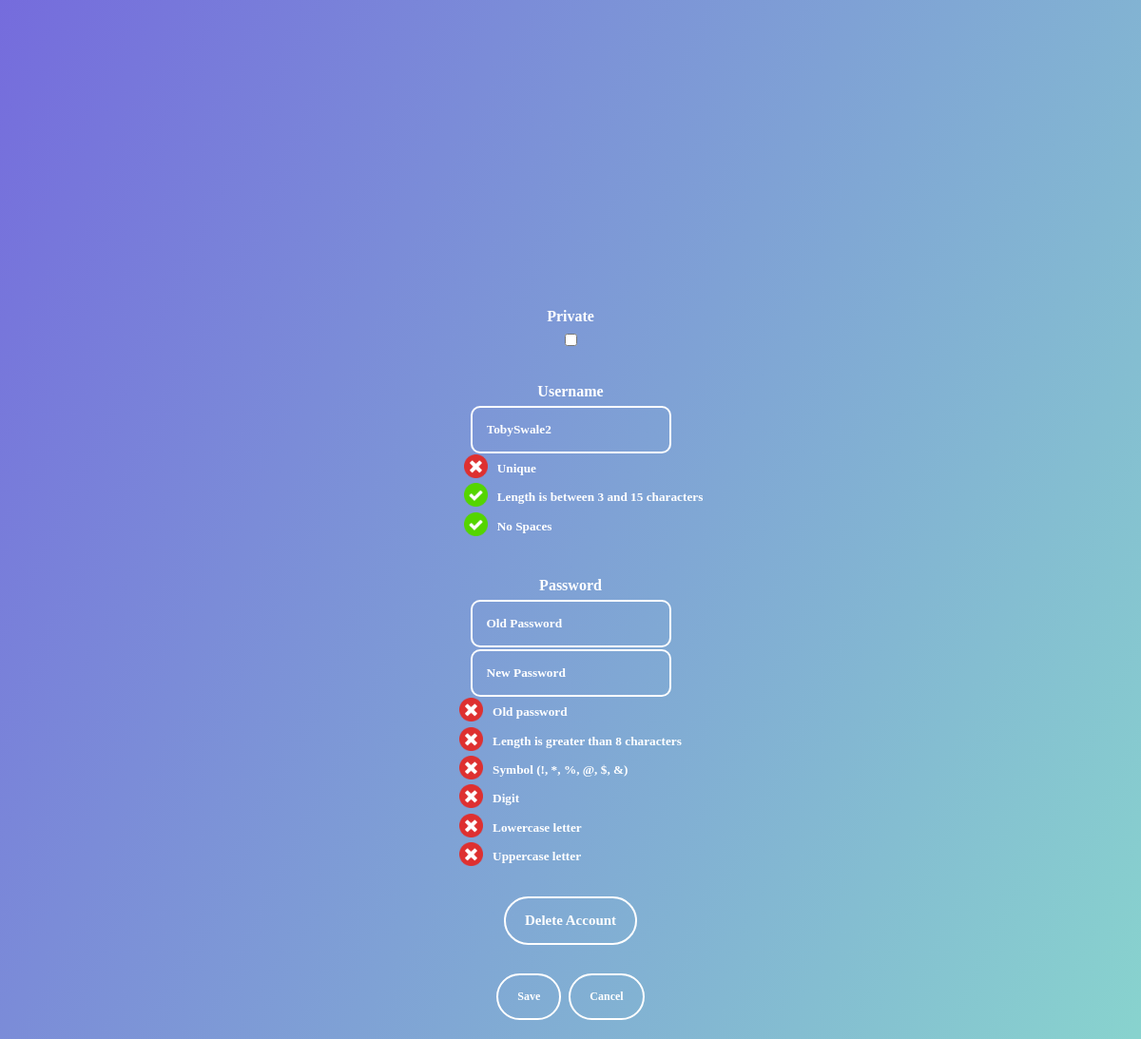
The app's page /account_settings (signed in, lower part), older data.
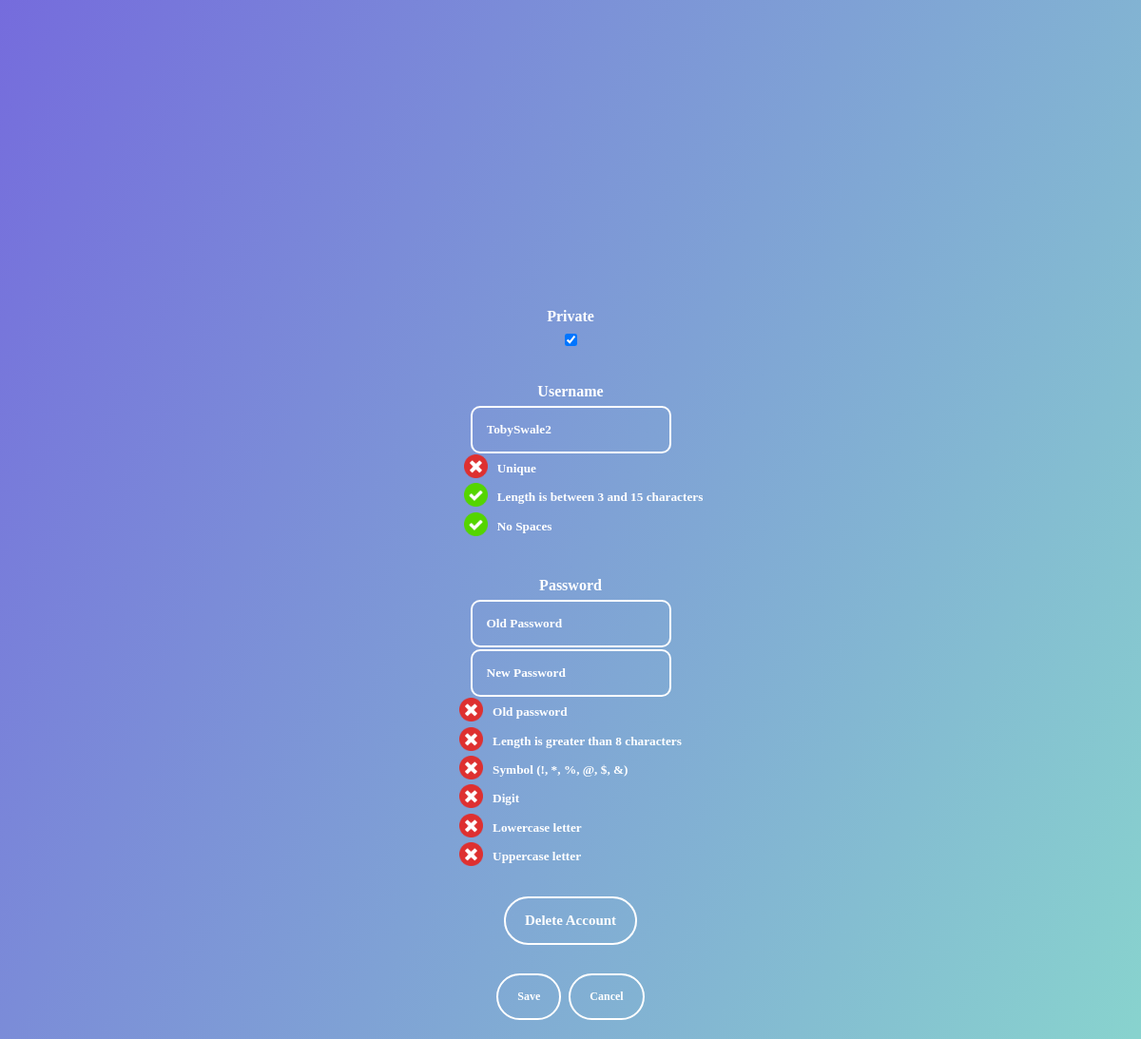
The same page, newer data.
### tables this page shows
CREATE TABLE "Accounts" (
	"username"	TEXT,
	"password"	TEXT,
	"ID"	INTEGER NOT NULL UNIQUE,
	"description"	TEXT,
	"dob"	TEXT,
	"privacy"	TEXT DEFAULT 'public',
	"lng"	TEXT,
	"lat"	TEXT,
	"gender"	TEXT,
	"pfp"	TEXT DEFAULT 'blank-profile-picture-973460_960_720.jpg',
	PRIMARY KEY("ID" AUTOINCREMENT)
);

### main.py (the view, shortened to what this page needs)
@web_site.route('/account_settings', methods=['GET', 'POST'])
def account_settings():
    if "username" not in session:
        return redirect("/login")
    filename = "1024px-Cross_red_circle.svg.png"
    username = session["username"]
    con = sqlite3.connect('database.db')
    con.row_factory = sqlite3.Row
    sql = "SELECT * FROM Accounts WHERE username = ?"
    cursor = con.cursor()
    cursor.execute(sql, (username,))
    con.commit()
    rows = cursor.fetchall()
    sql = "SELECT privacy FROM Accounts WHERE username = ?"
    cursor = con.cursor()
    cursor.execute(sql, (username,))
    getprivacy = cursor.fetchone()
    getprivacy = getprivacy[0]
    genders = ["None","Male", "Female", "Other"]
    return render_template("account_settings.html", rows=rows, getprivacy=getprivacy,filename = filename, genders=genders)

### templates/account_settings.html (shortened to what this page needs)
{% extends 'base.html' %}
{% block content %}
{% for row in rows %}
<form method="POST" enctype="multipart/form-data">
    <br><input class="linkbutton" type="file" name="photo" accept="image/*"><br><br>
    <br><br><h4>Reset Profile Picture to Default</h4><br><input type="checkbox" id="resetpfp" name="resetpfp"><br><br>
  <br><h4>Description (Max 150 chars)</h4>
  <br><h4>DOB</h4>
    <p><input type="date" name="dob" value='{{row["dob"]}}'></p><br>
  <br><h4>Gender</h4>
    <br>
    <br><br>
        {% if row['lat'] == None and row['lng'] == None %}
            <div id="map1" style="height: 300; width: 400;" class="map-container"></div>
        {% endif %}
    <br>
  <h4>Private</h4>
  {% if getprivacy == "public" %}
    <p><input type="checkbox" id="privacy" name="privacy"></p>
  {% elif getprivacy == "private" %}
    <p><input type="checkbox" id="privacy2" name="privacy" value="1" checked></p>
  {% endif %}
        <br>
      <h4>Username</h4>
    <div id="div1">
          <div class = "input-group">
              <p><input type="text" name="Username" id="username" value='{{row["username"]}}' placeholder="Username" onkeyup="searchusernames()">
              <div class="criteria-group" style="padding-left: 27px;">
                <img id="unique" src="{{ url_for('static', filename='ticks_crosses/1024px-Cross_red_circle.svg.png') }}" alt="Image" class="criteria-image">
                <h5>Unique</h5>
              </div>
              <div class="criteria-group" style="padding-left: 27px;">
                <img id="length" src="{{ url_for('static', filename='ticks_crosses/Check_green_circle.svg.png') }}" alt="Image" class="criteria-image">
                <h5>Length is between 3 and 15 characters</h5>
              </div>
              <div class="criteria-group" style="padding-left: 27px;">
                <img id="space" src="{{ url_for('static', filename='ticks_crosses/Check_green_circle.svg.png') }}" alt="Image" class="criteria-image">
                <h5>No Spaces</h5>
              </div>
          </div>
      </p></div>
        <h4>Password</h4>
        <p><input name="oldpassword" id="oldpassword" type="password" placeholder="Old Password" onkeyup="matcholdpassword()"></p>
      <div id="div2">
        <div class = "input-group">
            <p><input name="newpassword" id="password" type="password" value="{{password}}" placeholder="New Password" onkeyup="searchpasswords()">
            <div class="criteria-group">
                <img id="matching" src="{{ url_for('static', filename='ticks_crosses/1024px-Cross_red_circle.svg.png') }}" alt="Image" class="criteria-image">
                <h5>Old password</h5>
            </div>
            <div class="criteria-group">
                <img id="plength" src="{{ url_for('static', filename='ticks_crosses/1024px-Cross_red_circle.svg.png') }}" alt="Image" class="criteria-image">
                <h5>Length is greater than 8 characters</h5>
            </div>
             <div class="criteria-group">
                 <img id="symb" src="{{ url_for('static', filename='ticks_crosses/1024px-Cross_red_circle.svg.png') }}" alt="Image" class="criteria-image">
                 <h5>Symbol (!, *, %, @, $, &)</h5>
             </div>
             <div class="criteria-group">
                <img id="digit" src="{{ url_for('static', filename='ticks_crosses/1024px-Cross_red_circle.svg.png') }}" alt="Image" class="criteria-image">
                <h5>Digit</h5>
             </div>
            <div class="criteria-group">
                <img id="lower" src="{{ url_for('static', filename='ticks_crosses/1024px-Cross_red_circle.svg.png') }}" alt="Image" class="criteria-image">
                <h5>Lowercase letter</h5>
            </div>
            <div class="criteria-group">
                <img id="upper" src="{{ url_for('static', filename='ticks_crosses/1024px-Cross_red_circle.svg.png') }}" alt="Image" class="criteria-image">
                <h5>Uppercase letter</h5>
            </div>
        </div>
     </p></div>
    <a href ='/deleteaccount' class="linkbutton">Delete Account</a>
    <p><input type="submit" value="Save"> <input type="submit" name="cancel" value="Cancel"></p>
    </form>
    {% endfor %}
{% endblock %}

### templates/base.html (shortened to what this page needs)
<html>
<head>
<link href="/static/style.css" rel="stylesheet">
</head>
<body>
  {% block content %}{% endblock %}
</body>
</html>

### static/style.css (style rules this page uses)
body { background: linear-gradient(to bottom right, #6e45e2, #88d3ce); text-align: center; }
h4 { color:white; font-family:Verdana; margin-bottom: -10; }
h5 { color:white; font-family:Verdana; }
a { font-weight:bold; text-decoration:none; margin:10px; }
input[type=button], input[type=submit] { background-color: transparent; border: 2px solid white; font-family: "Verdana"; font-weight: 700; font-size: 12px; border-radius: 30px; color: white; padding: 15px 20px; text-decoration: none; margin: 4px 2px; cursor: pointer; align-items: center; justify-content: center; }
.linkbutton { display: inline-flex; align-items: center; justify-content: center; padding: 15px 20px; font-family: "Verdana"; font-weight: 700; font-size: 15px; text-decoration: none; color: #FFFFFF; border: 2px solid #FFFFFF; border-radius: 30px; }
.map-container { width: 300px; height: 200px; margin-top: 20px; border-radius: 10px; overflow: hidden; margin-left: auto; margin-right: auto; }
#div1 { font-weight:bold; }
input[type=text], input[type=number], input[type=date], input[type=time], input[type=password] { background-color: transparent; color: white; padding: 15px 15px; border-radius: 10px; border: 2px solid white; font-family:Verdana; font-weight:bold; }
input[type=text]::placeholder, input[type=number]::placeholder, input[type=date]::placeholder, input[type=time]::placeholder, input[type=password]::placeholder { color: #FFFFFF; }

### templates/account_settings.html (style rules this page uses)
#div1, #div2 { display: flex; flex-direction: column; align-items: center; }
.criteria-image { display: block; margin-bottom: 5px; width: 25px; height: 25px; margin-right: 10px; }
input { margin-bottom: -30px; }
.criteria-group { display: flex; align-items: center; margin-bottom: -30px; /* }
.criteria-group h5 { margin-left: 10px; }
.input-group { margin-left: 10px; align-items: left; }

Row changes from the older to the newer data that the page shows:
changed Accounts "TobySwale2": privacy "☐" → "☑"
